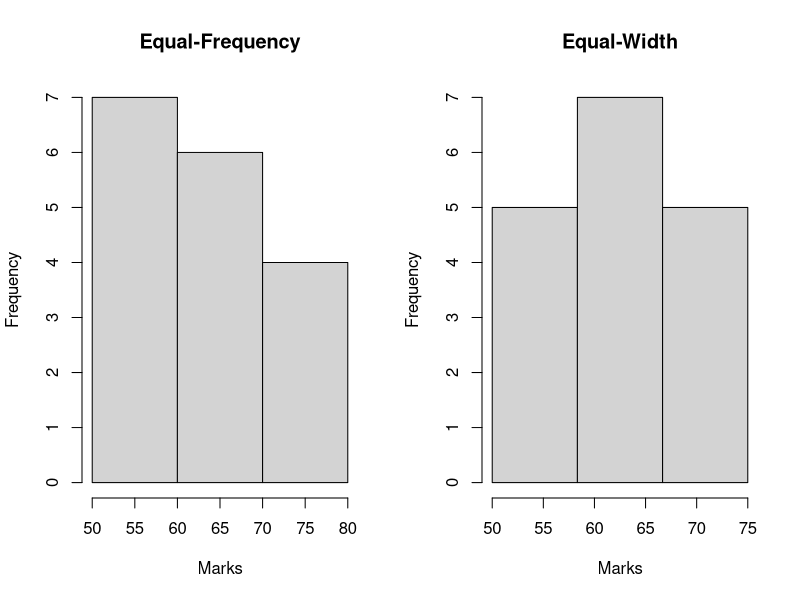

Generate this figure with R:
marks <- c(55, 60, 71, 63, 55, 65, 50, 55, 58, 59, 61, 63, 65, 67, 71, 72, 75)

sorted_marks <- sort(marks)

equal_frequency <- split(sorted_marks, rep(1:3, each = ceiling(length(marks)/3), length.out = length(marks)))

breaks <- seq(min(marks), max(marks), length.out = 4)
equal_width <- cut(marks, breaks = breaks, include.lowest = TRUE)

cat("Equal-Frequency Bins:\n")
print(equal_frequency)

cat("\nEqual-Width Bins:\n")
print(equal_width)

par(mfrow = c(1, 2))
hist(marks, breaks = 3, main = "Equal-Frequency", xlab = "Marks")
hist(marks, breaks = breaks, main = "Equal-Width", xlab = "Marks")
par(mfrow = c(1, 1))

set.seed(123)
clusters <- kmeans(matrix(marks), centers = 3)
cat("\nClustering Groups:\n")
print(clusters$cluster)
